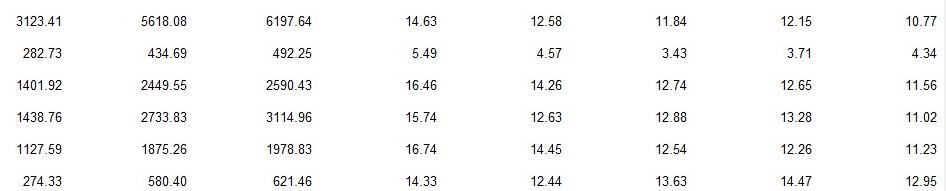
#> input picture pil/img/5%2L3O~(Y}(}G1UN${V9J{T.png, 946 x 191 px, found by its file name; its folder holds only this picture in this run
$ python pil.py
#> lines starting #> are read from the running program, lines starting #| are printed output that depends on the picture
import PIL.Image as Image
import os, sys

img_width=170
img_height=60
target_width=6
target_height=11

path='d:\\fff\\pil\\img\\'
images=[]
for file in os.listdir(path):
    f=os.path.join(path,file)
    images.append(f)
img=[]
for im in images:
    im=Image.open(im)
#> im is the input picture: PIL image 946x191 P; mean R, G, B 248.4, 248.4, 248.3
    im = im.resize((170,60),Image.NEAREST)
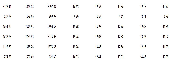
#> im: PIL image 170x60 P; mean R, G, B 248, 247.9, 247.8
    img.append(im)

target=Image.new('RGB',(img_width*target_width,img_height*target_height))
#> target: PIL image 1020x660 RGB; every value is 0
for i in range(0,target_height):
    for j in range(0,target_width):
        try:
            target.paste(img[target_height*j+i],(j*img_width,i*img_height))
        except IndexError:
            break
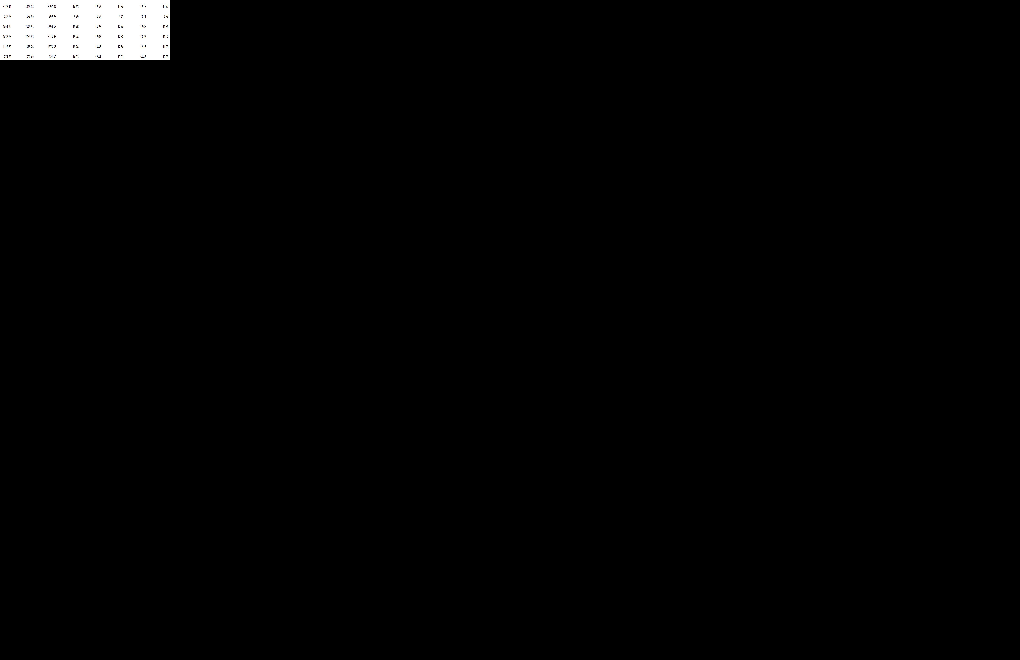
#> target: PIL image 1020x660 RGB; mean R, G, B 3.8, 3.8, 3.8

target.show()
target.save('d:\\fff\\pil\\target.png')

$ run again, on pil/img/}{9ZVTM3P{LB_UV)X0{MWXH.png
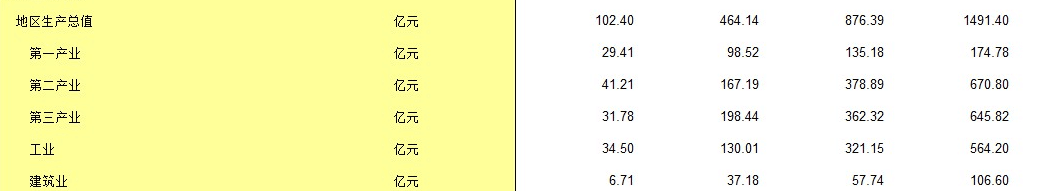
#> input picture pil/img/}{9ZVTM3P{LB_UV)X0{MWXH.png, 1064 x 191 px, found by its file name
#> im is the input picture: PIL image 1064x191 P; mean R, G, B 249.9, 249.9, 201.6
#> `im = im.resize((170,60),Image.NEAREST)`:
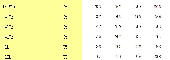
#> im: PIL image 170x60 P; mean R, G, B 250.2, 250.2, 202
#> after the loop `for i in range(0,target_height):`:
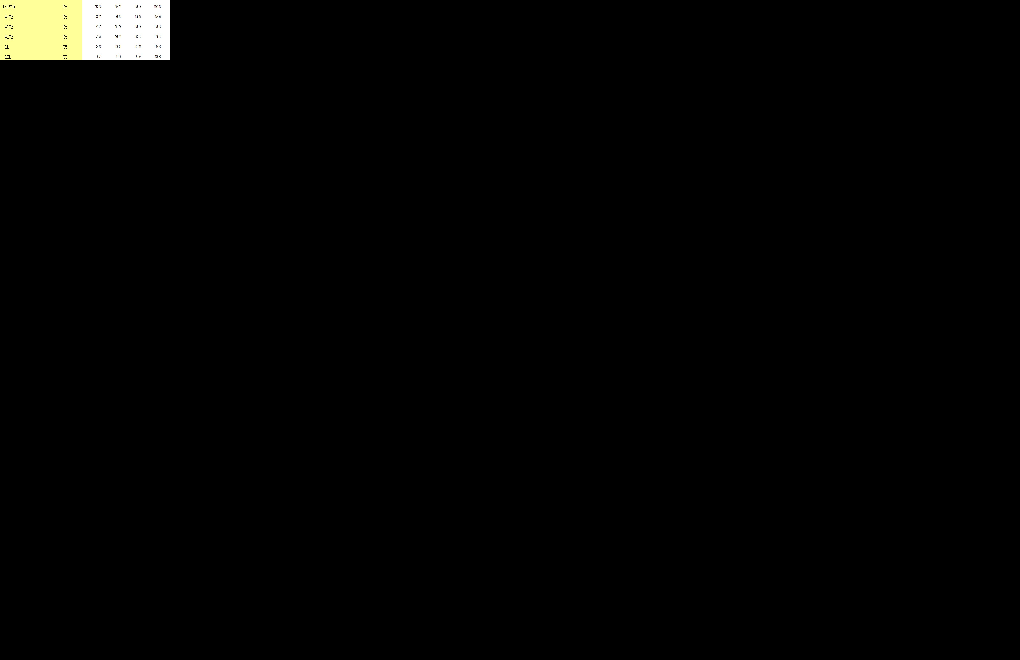
#> target: PIL image 1020x660 RGB; mean R, G, B 3.8, 3.8, 3.1
